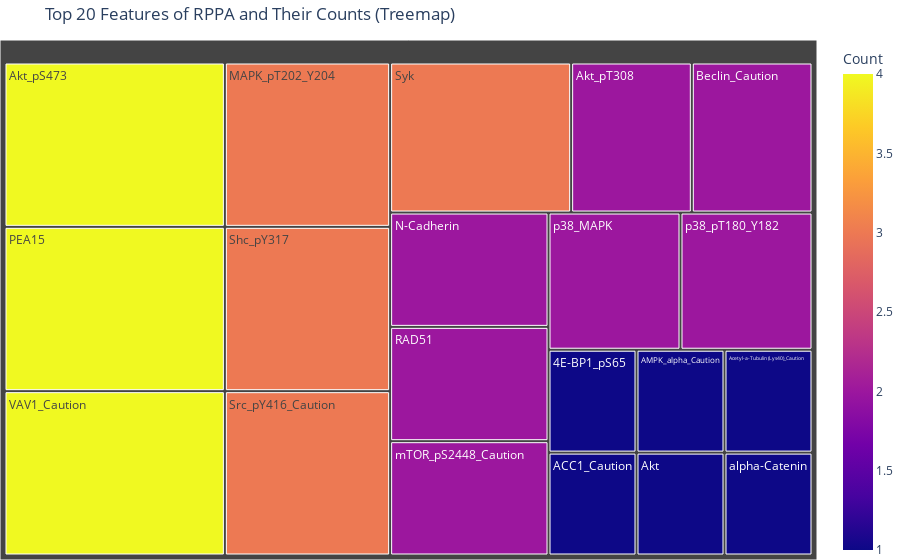

The code cell stored with this chart in its notebook:
### Code cell
import pandas as pd
from collections import Counter
import plotly.express as px

# Find the top 20 features most frequently selected
top_features_with_counts_RPPA = [(feature, count) for feature, count in Counter(selected_features_RPPA).most_common(20)]

# Create a DataFrame for the top 20 features and their counts
top_features_RPPA = pd.DataFrame(top_features_with_counts_RPPA, columns=['Feature', 'Count'])

# Create a treemap using Plotly Express
fig = px.treemap(top_features_RPPA, path=['Feature'], values='Count', color='Count')

# Customize the appearance of the treemap
fig.update_layout(
    title='Top 20 Features of RPPA and Their Counts (Treemap)',
    margin=dict(l=0, r=0, b=0, t=40)
)

# Show the treemap
fig.show()

### Figure 1 — Plotly figure (JSON) as saved in the notebook; plotly's stock layout.template omitted (floating-point values rounded to 4 significant figures)
{"data": [{"branchvalues": "total", "customdata": [[1], [1], [1], [1], [1], [4], [2], [2], [3], [2], [4], [2], [3], [3], [3], [4], [1], [2], [2], [2]], "domain": {"x": [0, 1], "y": [0, 1]}, "hovertemplate": "labels=%{label}<br>Count_sum=%{value}<br>parent=%{parent}<br>id=%{id}<br>Count=%{color}<extra></extra>", "ids": ["4E-BP1_pS65", "ACC1_Caution", "AMPK_alpha_Caution", "Acetyl-a-Tubulin (Lys40)_Caution", "Akt", "Akt_pS473", "Akt_pT308", "Beclin_Caution", "MAPK_pT202_Y204", "N-Cadherin", "PEA15", "RAD51", "Shc_pY317", "Src_pY416_Caution", "Syk", "VAV1_Caution", "alpha-Catenin", "mTOR_pS2448_Caution", "p38_MAPK", "p38_pT180_Y182"], "labels": ["4E-BP1_pS65", "ACC1_Caution", "AMPK_alpha_Caution", "Acetyl-a-Tubulin (Lys40)_Caution", "Akt", "Akt_pS473", "Akt_pT308", "Beclin_Caution", "MAPK_pT202_Y204", "N-Cadherin", "PEA15", "RAD51", "Shc_pY317", "Src_pY416_Caution", "Syk", "VAV1_Caution", "alpha-Catenin", "mTOR_pS2448_Caution", "p38_MAPK", "p38_pT180_Y182"], "marker": {"coloraxis": "coloraxis", "colors": [1, 1, 1, 1, 1, 4, 2, 2, 3, 2, 4, 2, 3, 3, 3, 4, 1, 2, 2, 2]}, "name": "", "parents": ["", "", "", "", "", "", "", "", "", "", "", "", "", "", "", "", "", "", "", ""], "type": "treemap", "values": [1, 1, 1, 1, 1, 4, 2, 2, 3, 2, 4, 2, 3, 3, 3, 4, 1, 2, 2, 2]}], "layout": {"coloraxis": {"colorbar": {"title": {"text": "Count"}}, "colorscale": [[0, "#0d0887"], [0.1111, "#46039f"], [0.2222, "#7201a8"], [0.3333, "#9c179e"], [0.4444, "#bd3786"], [0.5556, "#d8576b"], [0.6667, "#ed7953"], [0.7778, "#fb9f3a"], [0.8889, "#fdca26"], [1, "#f0f921"]]}, "legend": {"tracegroupgap": 0}, "margin": {"b": 0, "l": 0, "r": 0, "t": 40}, "title": {"text": "Top 20 Features of RPPA and Their Counts (Treemap)"}}}
